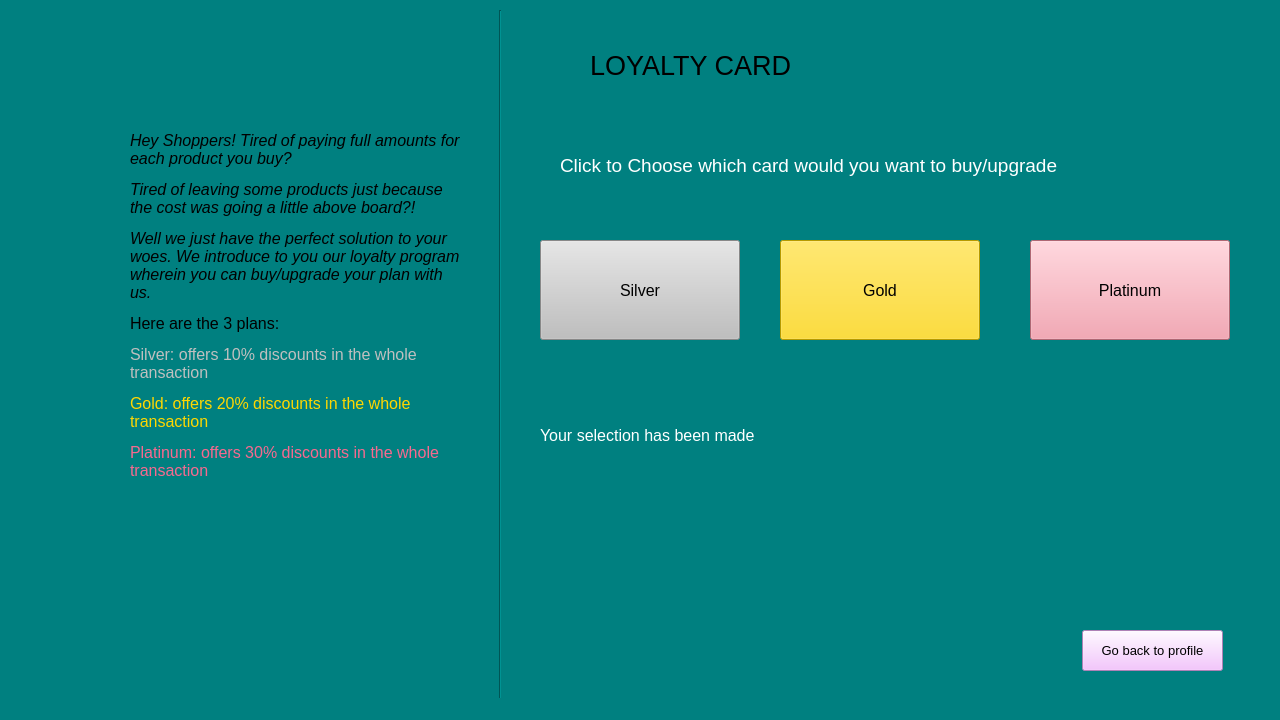
<?xml version="1.0" encoding="UTF-8"?>
<ui version="4.0">
 <class>MainWindow</class>
 <widget class="QMainWindow" name="MainWindow">
  <property name="geometry">
   <rect>
    <x>0</x>
    <y>0</y>
    <width>1280</width>
    <height>720</height>
   </rect>
  </property>
  <property name="windowTitle">
   <string>MainWindow</string>
  </property>
  <property name="styleSheet">
   <string notr="true">background-color: rgb(0, 128, 128);
</string>
  </property>
  <widget class="QWidget" name="centralwidget">
   <widget class="QLabel" name="loyalty_title">
    <property name="geometry">
     <rect>
      <x>590</x>
      <y>20</y>
      <width>241</width>
      <height>91</height>
     </rect>
    </property>
    <property name="styleSheet">
     <string notr="true">background-color: rgb(0, 128, 128);</string>
    </property>
    <property name="text">
     <string>&lt;html&gt;&lt;head/&gt;&lt;body&gt;&lt;p&gt;&lt;span style=&quot; font-size:20pt;&quot;&gt;LOYALTY CARD&lt;/span&gt;&lt;/p&gt;&lt;/body&gt;&lt;/html&gt;</string>
    </property>
   </widget>
   <widget class="Line" name="vertical_line">
    <property name="geometry">
     <rect>
      <x>490</x>
      <y>10</y>
      <width>20</width>
      <height>701</height>
     </rect>
    </property>
    <property name="styleSheet">
     <string notr="true">background-color: rgb(0, 128, 128);</string>
    </property>
    <property name="orientation">
     <enum>Qt::Vertical</enum>
    </property>
   </widget>
   <widget class="QLabel" name="description">
    <property name="geometry">
     <rect>
      <x>130</x>
      <y>30</y>
      <width>331</width>
      <height>551</height>
     </rect>
    </property>
    <property name="contextMenuPolicy">
     <enum>Qt::NoContextMenu</enum>
    </property>
    <property name="styleSheet">
     <string notr="true">background-color: rgb(0, 128, 128);</string>
    </property>
    <property name="text">
     <string>&lt;html&gt;&lt;head/&gt;&lt;body&gt;&lt;p&gt;&lt;span style=&quot; font-size:12pt; font-style:italic;&quot;&gt;Hey Shoppers! Tired of paying full amounts for each product you buy?&lt;/span&gt;&lt;/p&gt;&lt;p&gt;&lt;span style=&quot; font-size:12pt; font-style:italic;&quot;&gt;Tired of leaving some products just because the cost was going a little above board?! &lt;/span&gt;&lt;/p&gt;&lt;p&gt;&lt;span style=&quot; font-size:12pt; font-style:italic;&quot;&gt;Well we just have the perfect solution to your woes. We introduce to you our loyalty program wherein you can buy/upgrade your plan with us.&lt;/span&gt;&lt;/p&gt;&lt;p&gt;&lt;span style=&quot; font-size:12pt;&quot;&gt;Here are the 3 plans:&lt;/span&gt;&lt;/p&gt;&lt;p&gt;&lt;span style=&quot; font-size:12pt; color:#bfbfbf;&quot;&gt;Silver: offers 10% discounts in the whole transaction&lt;/span&gt;&lt;/p&gt;&lt;p&gt;&lt;span style=&quot; font-size:12pt; color:#ffd700;&quot;&gt;Gold: offers 20% discounts in the whole transaction&lt;/span&gt;&lt;/p&gt;&lt;p&gt;&lt;span style=&quot; font-size:12pt; color:#f7698f;&quot;&gt;Platinum: offers 30% discounts in the whole transaction &lt;/span&gt;&lt;/p&gt;&lt;/body&gt;&lt;/html&gt;</string>
    </property>
    <property name="textFormat">
     <enum>Qt::AutoText</enum>
    </property>
    <property name="scaledContents">
     <bool>true</bool>
    </property>
    <property name="wordWrap">
     <bool>true</bool>
    </property>
   </widget>
   <widget class="QLabel" name="choose_label">
    <property name="geometry">
     <rect>
      <x>560</x>
      <y>110</y>
      <width>621</width>
      <height>111</height>
     </rect>
    </property>
    <property name="text">
     <string>&lt;html&gt;&lt;head/&gt;&lt;body&gt;&lt;p&gt;&lt;span style=&quot; font-size:14pt; color:#ffffff;&quot;&gt;Click to Choose which card would you want to buy/upgrade &lt;/span&gt;&lt;/p&gt;&lt;/body&gt;&lt;/html&gt;</string>
    </property>
   </widget>
   <widget class="QPushButton" name="silver_button">
    <property name="geometry">
     <rect>
      <x>540</x>
      <y>240</y>
      <width>200</width>
      <height>100</height>
     </rect>
    </property>
    <property name="font">
     <font>
      <pointsize>12</pointsize>
     </font>
    </property>
    <property name="styleSheet">
     <string notr="true">background-color: rgb(191, 191, 191);</string>
    </property>
    <property name="text">
     <string>Silver</string>
    </property>
   </widget>
   <widget class="QPushButton" name="platinum_button">
    <property name="geometry">
     <rect>
      <x>1030</x>
      <y>240</y>
      <width>200</width>
      <height>100</height>
     </rect>
    </property>
    <property name="font">
     <font>
      <pointsize>12</pointsize>
     </font>
    </property>
    <property name="styleSheet">
     <string notr="true">background-color: rgb(243, 146, 162);</string>
    </property>
    <property name="text">
     <string>Platinum</string>
    </property>
   </widget>
   <widget class="QPushButton" name="gold_button">
    <property name="geometry">
     <rect>
      <x>780</x>
      <y>240</y>
      <width>200</width>
      <height>100</height>
     </rect>
    </property>
    <property name="font">
     <font>
      <pointsize>12</pointsize>
     </font>
    </property>
    <property name="styleSheet">
     <string notr="true">background-color: rgb(255, 215, 0);</string>
    </property>
    <property name="text">
     <string>Gold</string>
    </property>
   </widget>
   <widget class="QPushButton" name="profile_button">
    <property name="geometry">
     <rect>
      <x>1082</x>
      <y>630</y>
      <width>141</width>
      <height>41</height>
     </rect>
    </property>
    <property name="font">
     <font>
      <pointsize>10</pointsize>
     </font>
    </property>
    <property name="styleSheet">
     <string notr="true">background-color: rgb(243, 181, 255);</string>
    </property>
    <property name="text">
     <string>Go back to profile</string>
    </property>
   </widget>
   <widget class="QLabel" name="confirmation_label">
    <property name="geometry">
     <rect>
      <x>540</x>
      <y>420</y>
      <width>681</width>
      <height>31</height>
     </rect>
    </property>
    <property name="text">
     <string>&lt;!DOCTYPE HTML PUBLIC &quot;-//W3C//DTD HTML 4.0//EN&quot; &quot;http://www.w3.org/TR/REC-html40/strict.dtd&quot;&gt;
&lt;html&gt;&lt;head&gt;&lt;meta name=&quot;qrichtext&quot; content=&quot;1&quot; /&gt;&lt;style type=&quot;text/css&quot;&gt;
p, li { white-space: pre-wrap; }
&lt;/style&gt;&lt;/head&gt;&lt;body style=&quot; font-family:'MS Shell Dlg 2'; font-size:8pt; font-weight:400; font-style:normal;&quot;&gt;
&lt;p style=&quot; margin-top:12px; margin-bottom:12px; margin-left:0px; margin-right:0px; -qt-block-indent:0; text-indent:0px;&quot;&gt;&lt;span style=&quot; font-size:12pt; color:#ffffff;&quot;&gt;Your selection has been made&lt;/span&gt;&lt;/p&gt;&lt;/body&gt;&lt;/html&gt;</string>
    </property>
   </widget>
  </widget>
  <widget class="QMenuBar" name="menubar">
   <property name="geometry">
    <rect>
     <x>0</x>
     <y>0</y>
     <width>1280</width>
     <height>26</height>
    </rect>
   </property>
  </widget>
  <widget class="QStatusBar" name="statusbar"/>
 </widget>
 <resources>
  <include location="../imm.qrc"/>
 </resources>
 <connections/>
</ui>
